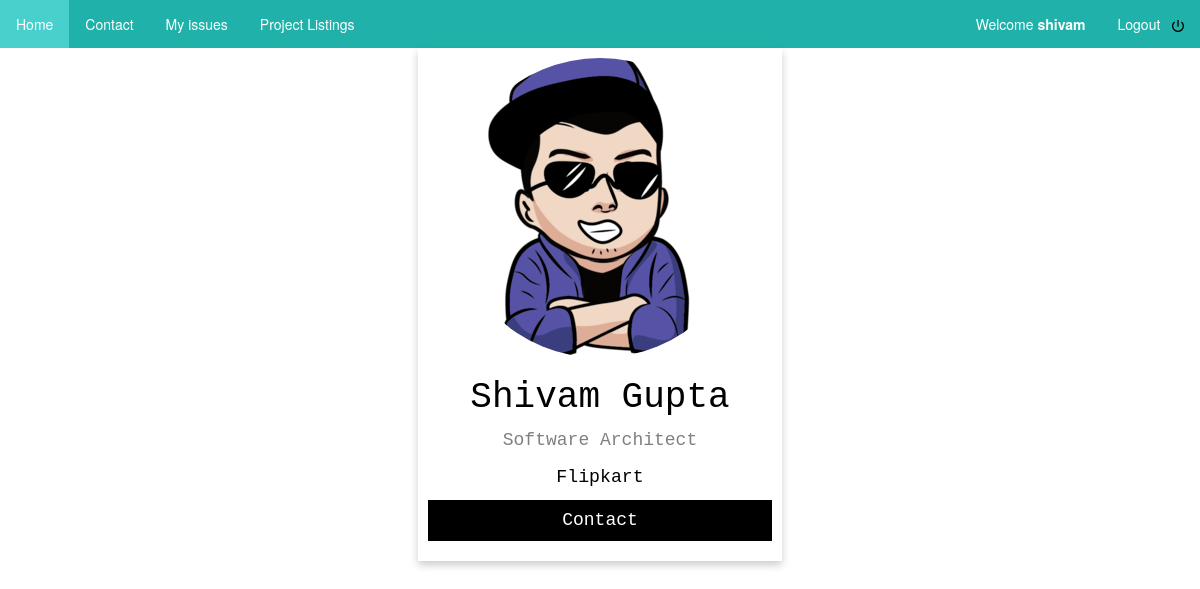
The app's page /mysite/showprofile/1 (signed in) with its own data.
### mysite/models.py (models this page shows, shortened)
class developer(models.Model):
    PROFILE_CHOICES = (
        ('SSE' , 'Senior Software Engineer'),
        ('ST'  , 'Software Tester'),
        ('SA'  , 'Software Architect'),
        ('SE'  , 'Software Engineer'),
        ('SD'  , 'Software Developer'),
	('SY'  , 'Software Analyst'),
	('BA'  , 'Business analyst'),
	('TS'  , 'Technical support'),
    )
    PROFILE_AUTH_OPTIONS =  (
            ('U', 'user'),
            ('D', 'developer'),
    )
    first_name = models.CharField(max_length=30)
    last_name = models.CharField(max_length=30)
    company = models.ForeignKey(company, on_delete=models.CASCADE)
    profile  = models.CharField(max_length=2,choices=PROFILE_CHOICES)
    auth_id = models.IntegerField(primary_key=True)
    email = models.CharField(max_length=30)
    username = models.CharField(max_length=20)
    image = models.ImageField(upload_to='profile_image', blank=True)
    profileAuth = models.CharField(max_length=1,choices=PROFILE_AUTH_OPTIONS)

class company(models.Model):
    companyName = models.CharField(max_length=50)
    companyId = models.AutoField(primary_key=True)
    companyLogo = models.ImageField(upload_to='company_logo', blank=True)
    def __str__(self):
        return self.companyName

### mysite/views.py (the view)
# urls.py: path('showprofile/<int:profileId>',views.show_profile,name='showProfile'),
def show_profile(request,profileId):
    try:
        devProfile = developer.objects.get(auth_id=profileId)
    except developer.DoesNotExist:
        try:
            userProfile = user.objects.get(auth_id=profileId)
        except user.DoesNotExist:
            return HttpResponseRedirect(reverse('mysite:401'))
        return render(request, 'mysite/profile.html',{'user':request.user,'developer':userProfile})
    return render(request, 'mysite/profile.html',{'user':request.user,'developer':devProfile})

### mysite/templates/mysite/profile.html (shortened to what this page needs)
{%extends 'base.html'%}
{% block body %}
        <div class="container">
            <div class="card">
                  <img class="rounded-circle account-img" src="{{ developer.image.url }}" alt="Image" width='300px'>
                  <h1>{{developer.first_name}} {{developer.last_name}} {{developer.name}}</h1>
                  <p class="title">{{ developer.get_profile_display }} </p>
                  <p>{{ developer.company }}</p>
                  <p><button class="profileContactButton" id='btnContact'>Contact</button></p>
          </div>
        </div>
{% endblock %}

### mysite/templates/base.html (shortened to what this page needs)
<!DOCTYPE html>
{% load static %}
<html>
<head>
    <link rel="stylesheet" type="text/css" href="{% static 'mysite/style.css' %}">
    <link rel="stylesheet" type="text/css" href="{% static 'mysite/bootstrap.min.css' %}">
  </head>
<body>
<div class="topnav">
      <ul>
          <li> <a class="active" href="{% url 'mysite:index' %}">Home</a> </li>
          <li> <a href="{% url 'mysite:contact' %}">Contact</a> </li>
  {% if  user.is_authenticated %}
          <li> <a href="">My issues</a> </li>
          <li> <a href="{% url 'mysite:projects' %}">Project Listings</a> </li>
          <li style = 'float:right'>
          <a href="{% url 'mysite:logout' %}">Logout &nbsp
          <img width="12" height="16" src="{% static 'mysite/power.svg' %}" alt="Kiwi standing on oval"> </a>
          </li>
          {% if user %}
              <li style = "float:right">
               <a href="{% url 'mysite:showProfile' user.id %}">Welcome  <strong> {{ user.username }} </strong></a>
              </li>
          {% endif %}
 {% endif %}
</div>
{% block body %}
{% endblock %}
</body>
</html>

### mysite/static/mysite/style.css (style rules this page uses)
li a { color: green; }
.container { content-align:center; text-align : center; color: black; font-family: courier; font-size: 130%; margin: 25px 50px 75px 100px; }
body { background-color: white; }
.rounded-circle { border-radius: 50%; }
.card { box-shadow: 0 4px 8px 0 rgba(0, 0, 0, 0.2); max-width: 32%; margin: auto; text-align: center; padding: 10px; }
.title { color: grey; font-size: 18px; }
.profileContactButton { border: none; outline: 0; display: inline-block; padding: 8px; color: white; background-color: #000; text-align: center; cursor: pointer; width: 100%; font-size: 18px; }
.topnav ul { list-style-type: none; margin: 0; padding: 0; overflow: hidden; background-color: #20B2AA; }
.topnav li { float: left; }
.topnav li a { display: block; color: white; text-align: center; padding: 14px 16px; text-decoration: none; }
.active { background-color: #48D1CC; }
.container { margin : auto; width: 742px; }

### records on screen
developer: image (picture), first_name "Shivam", last_name "Gupta", profile "Software Architect", company "Flipkart"

### other values on screen
{{ user.username }} "shivam"
